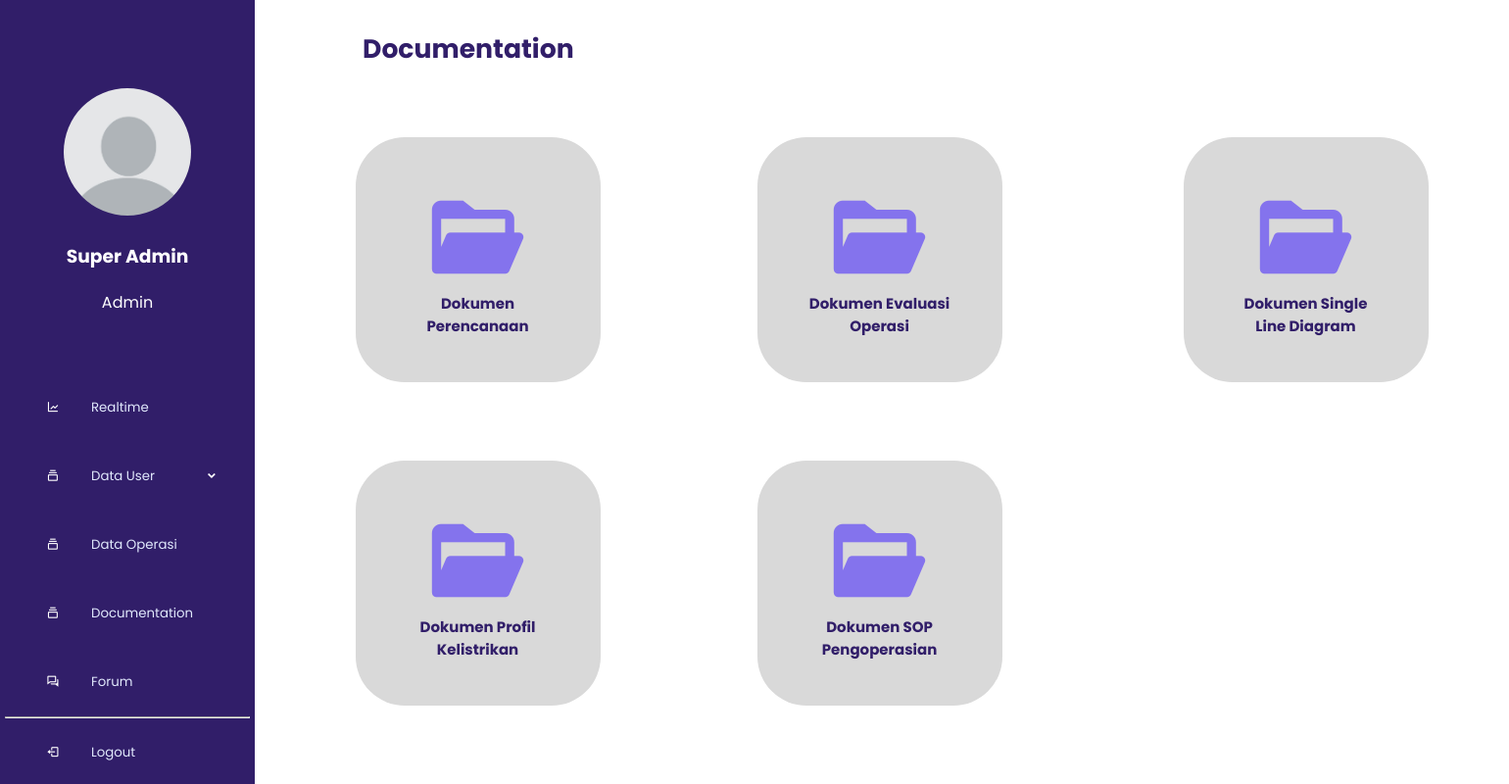
/index.php?p=documentation (signed in), run on the app's committed database.
### tables this page shows
CREATE TABLE `users` (
  `user_id` bigint(20) UNSIGNED NOT NULL,
  `nama_user` varchar(255) NOT NULL,
  `nip` char(25) NOT NULL,
  `instansi` varchar(255) NOT NULL,
  `role` enum('Super Admin','Admin Dispacher','Admin Pembangkit','Pegawai') NOT NULL,
  `email` varchar(255) NOT NULL,
  `password` varchar(255) NOT NULL,
  `gambar` text NOT NULL,
  `path` varchar(200) DEFAULT NULL,
  `created_at` timestamp NULL DEFAULT current_timestamp(),
  `updated_at` timestamp NULL DEFAULT current_timestamp()
);

### sidebar_navlink/superadmin.php (the view, shortened to what this page needs)
<ul class="nav-links">
  <a href="index.php?p=profile">
    <?php
    $query = mysqli_query($koneksi, "SELECT * FROM users WHERE user_id =" . $_SESSION['user_id']);
    while ($data = mysqli_fetch_assoc($query)) {
    ?>
      <div class="box-profile">
        <img src="assets/img/foto_profil/<?php echo $data['gambar'] ?>" alt="">
        <h3><?php echo $data['role'] ?></h3>
        <p><?php echo $data['nama_user'] ?></p>
      </div>
    <?php
    }
    ?>
  </a>
  <li>
    <a href="index.php?p=realtime">
      <i class='bx bx-line-chart'></i>
      <span class="link_name">Realtime</span>
    </a>
  </li>
  <li>
    <div class="iocn-link">
      <a href="#">
        <i class='bx bx-collection'></i>
        <span class="link_name">Data User</span>
      </a>
      <i class='bx bxs-chevron-down arrow'></i>
    </div>
  </li>
  <li>
    <a href="index.php?p=data_operasi">
      <i class='bx bx-collection'></i>
      <span class="link_name">Data Operasi</span>
    </a>
  </li>
  <li>
    <a href="index.php?p=documentation">
      <i class='bx bx-collection'></i>
      <span class="link_name">Documentation</span>
    </a>
  </li>
  <li>
    <a href="index.php?p=forum">
      <i class='bx bx-conversation'></i>
      <span class="link_name">Forum</span>
    </a>
  </li>
  <hr>
  <li>
    <a href="logout.php">
      <i class='bx bx-log-out'></i>
      <span class="link_name">Logout</span>
    </a>
  </li>
</ul>

### assets/css/styles.css (style rules this page uses)
* { margin: 0; padding: 0; box-sizing: border-box; font-family: 'Poppins'; }
.sidebar .nav-links { height: 100%; padding: 30px 0 150px 0; overflow: auto; }
.sidebar .nav-links li { position: relative; list-style: none; transition: all 0.4s ease; }
.sidebar .nav-links li .iocn-link { display: flex; align-items: center; justify-content: space-between; }
.sidebar .nav-links li i { height: 50px; min-width: 78px; text-align: center; line-height: 50px; color: #fff; font-size: 10pt; cursor: pointer; transition: all 0.3s ease; }
.sidebar .nav-links li a { display: flex; align-items: center; text-decoration: none; }
.sidebar .nav-links li a .link_name { font-size: 10pt; font-weight: 400; color: #e1e9fc; transition: all 0.4s ease; }
.box-profile { width: 250px; display: block; padding: 25px; text-align: center; }
.box-profile img { width: 150px; padding: 10px; border-radius: 50%; }
.box-profile h3, .box-profile p { display: block; width: 200px; padding: 10px; color: #fff; }

### assets/css/forum.css (style rules this page uses)
.menu-list li, a { padding: 10px; text-decoration: none; list-style: none; color: #311e69; font-size: 12pt; }

### data on the page
users: gambar (placeholder picture), role "Super Admin", nama_user "Admin"
